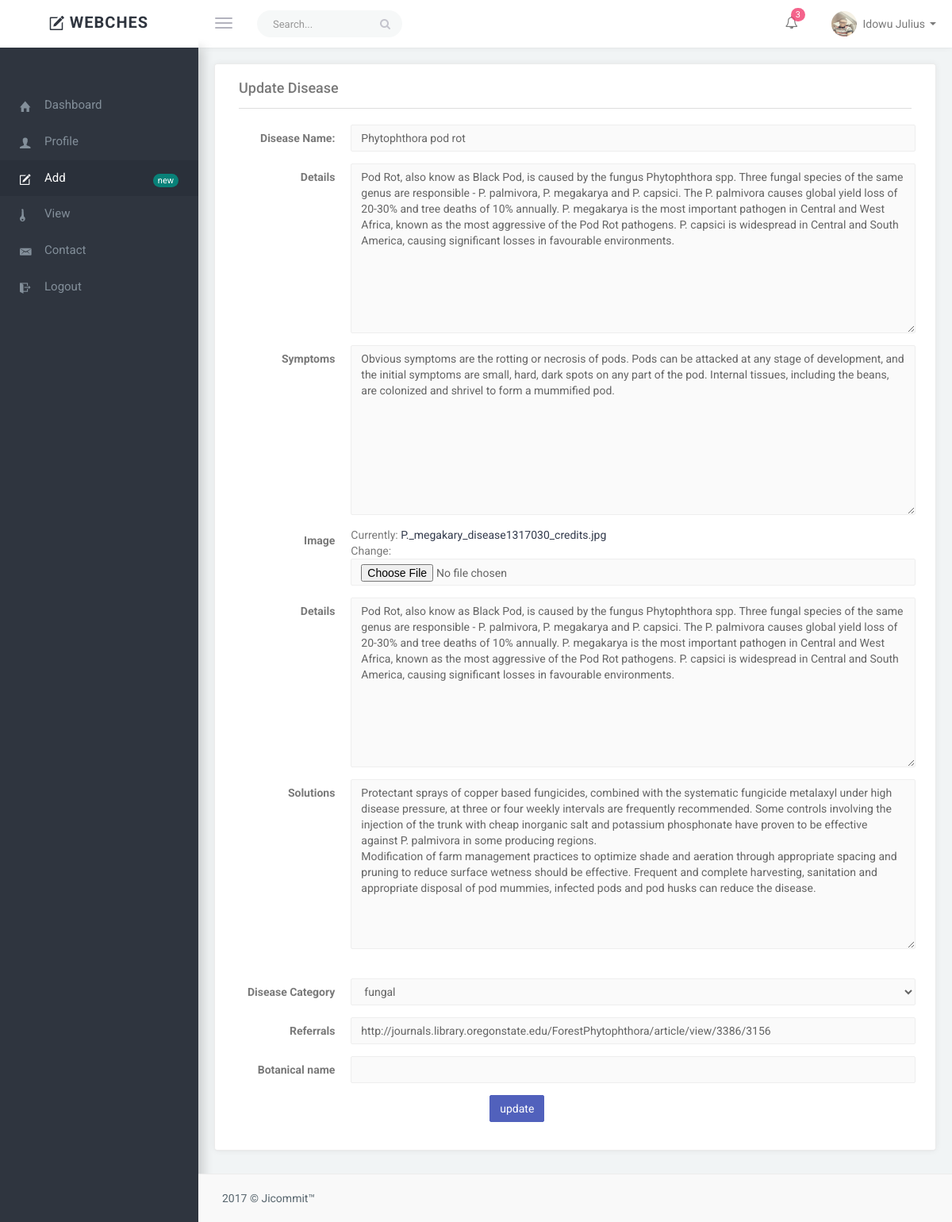
Page /update-disease/5/ (signed in) on the earlier database version.
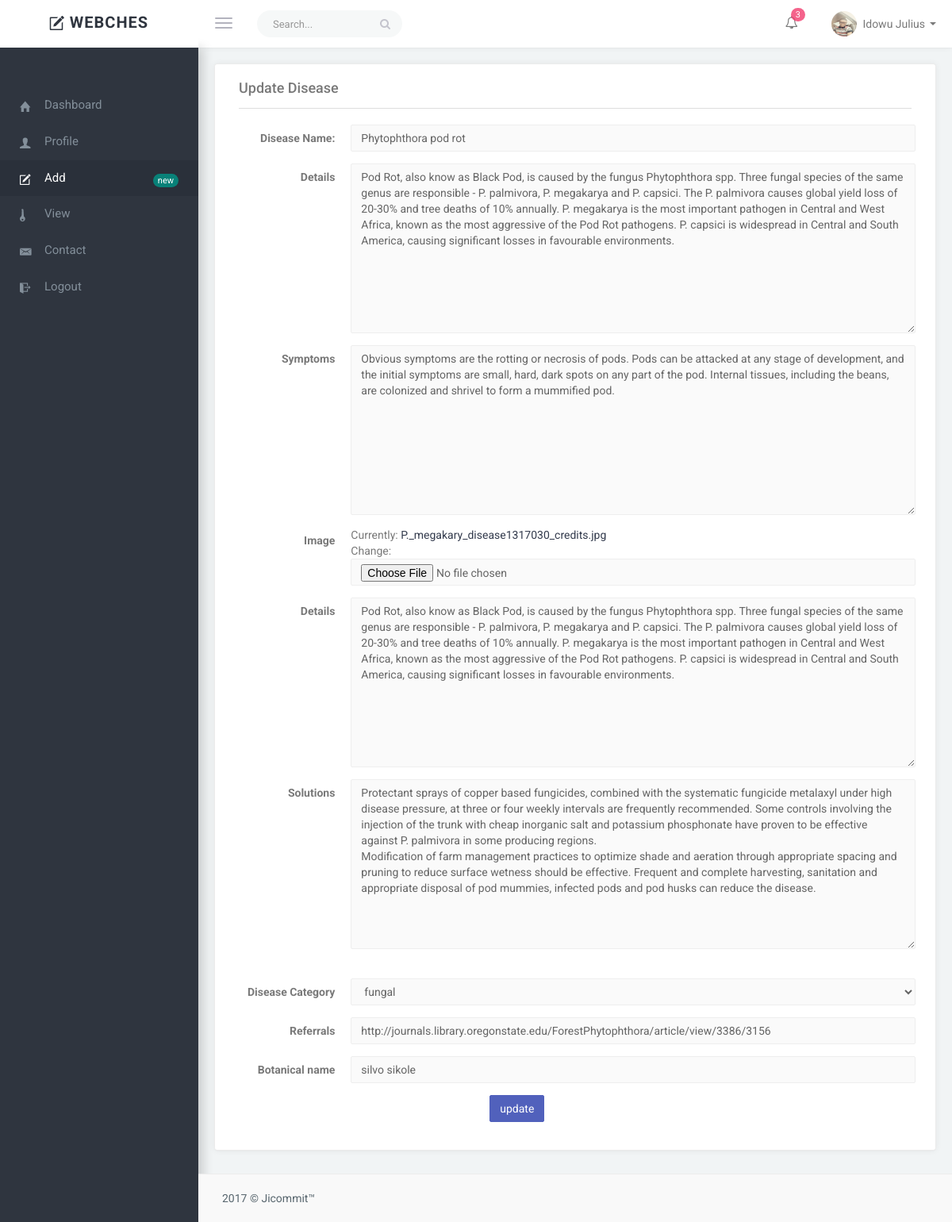
Same page on the later database version.
### webches/models.py (models this page shows, shortened)
class Disease(models.Model):
    Disease_Name = models.CharField(max_length=200)
    details = models.TextField()
    symptoms = models.TextField()
    image = models.ImageField()
    published = 'p'
    draft = 'd'
    status_choices = ((published, 'published'), (draft, 'draft'))
    status = models.CharField(
        max_length=1, choices=status_choices, default=draft)
    solutions = models.TextField()
    Disease_Category = models.ForeignKey(Category, on_delete=models.CASCADE)
    referrals = models.CharField(max_length=3000, blank=True)
    botanical_name = models.CharField(max_length=200, blank=True)
    date_added = models.DateTimeField(auto_now_add=True)
    updated_at = models.DateTimeField(auto_now=True)

### webches/views.py (the view, shortened to what this page needs)
class UpdateDisease(LoginRequiredMixin, UpdateView):
    form_class = UpdateDisease
    template_name = "update.html"
    model = Disease
    def get_object(self, *args, **kwargs):
        obj = get_object_or_404(Disease, pk=self.kwargs['pk'])
        return obj

### webches/forms.py
class UpdateDisease(forms.ModelForm):
    class Meta:
        model = Disease
        fields = ['Disease_Name', 'details', 'symptoms', 'image',
                  'solutions', 'Disease_Category',
                  'referrals', 'botanical_name'
                  ]

### webches/models.py (called while the page is built)
    def __str__(self):
        return self.cat_name

### webches/templates/update.html (shortened to what the changed rows need)
{% load staticfiles %}
{% load i18n widget_tweaks %}
<!DOCTYPE html>
<html lang="en">
<head>
        <link href="{% static 'view/css/bootstrap.min.css' %}" rel="stylesheet">
        <link href="{% static 'view/css/bootstrap-reset.css' %}" rel="stylesheet">
        <link href="{% static 'view/css/animate.css' %}" rel="stylesheet">
        <link href="{% static 'view/assets/font-awesome/css/font-awesome.css' %}" rel="stylesheet" />
        <link href="{% static 'view/assets/ionicon/css/ionicons.min.css' %}" rel="stylesheet" />
        <link rel="stylesheet" href="{% static 'view/assets/morris/morris.css' %}">
        <link href="{% static 'view/assets/sweet-alert/sweet-alert.min.css' %}" rel="stylesheet">
        <link href="{% static 'view/css/style.css' %}" rel="stylesheet">
        <link href="{% static 'view/css/helper.css' %}" rel="stylesheet">
        <link rel="stylesheet" type="text/css" href="{% static 'assets/bootstrap-wysihtml5/bootstrap-wysihtml5.css' %}" />
    </head>
    <body>
        <section class="content">
 {% block content %}
   <div class="wraper container-fluid">
                <div class="row">
                    <div class="col-sm-12">
                        <div class="panel panel-default">
                            <div class="panel-body">
                                <form class="form-horizontal" role="form" method="post" enctype="multipart/form-data">
                                    <div class="form-group">
                                        <div class="col-md-10">
                                            {{ form.Disease_Name|attr:"class:form-control" }}
                                        </div>
                                    </div>
                                    <div class="form-group">
                                        <div class="col-md-10">
                                            {{ form.details| attr:"class:wysihtml5 form-control" }}
                                        </div>
                                    </div>
                                    <div class="form-group">
                                        <div class="col-md-10">
                                            {{ form.symptoms| attr:"class:wysihtml5 form-control" }}
                                        </div>
                                    </div>
                                    <div class="form-group">
                                        <div class="col-md-10">
                                            {{ form.image| attr:"class:form-control" }}
                                        </div>
                                    </div>
                                    <div class="form-group">
                                        <div class="col-md-10">
                                            {{ form.details| attr:"class:wysihtml5 form-control" }}
                                        </div>
                                    </div>
                                    <div class="form-group">
                                        <div class="col-md-10">
                                            {{ form.solutions| attr:"class:wysihtml5 form-control" }}
                                        </div>
                                    </div>
                                    <div class="form-group">
                                        <div class="col-md-10">
                                            {{ form.Disease_Category| attr:"class:form-control" }}
                                        </div>
                                    </div>
                                    <div class="form-group">
                                        <div class="col-md-10">
                                            {{ form.referrals| attr:"class:form-control" }}
                                        </div>
                                    </div>
                                    <div class="form-group">
                                        <div class="col-md-10">
                                            {{ form.botanical_name| attr:"class:form-control" }}
                                        </div>
                                    </div>
                            </div>
                        </div>
                    </div>
                </div>
            </div>
        </section>
    {% endblock %}
    </body>
</html>

Differences in the rows shown:
changed Disease "Phytophthora pod rot": botanical_name (not shown) → "silvo sikole"
